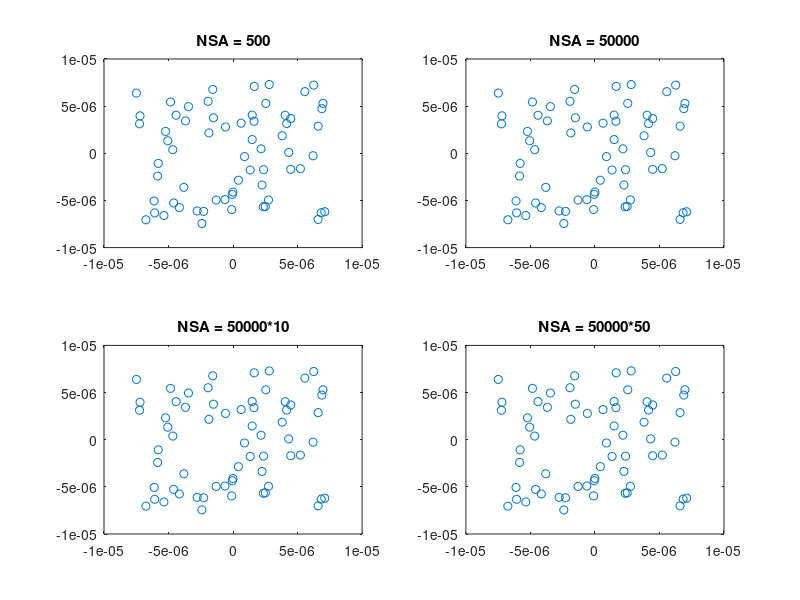

This chart was generated by the following MATLAB code:
clc;
hold off;
location_x     = load('Scatterers_x.txt');
location_y     = load('Scatterers_y.txt');
size(location_x)
counting_64_00 = load('visting_counter_00.txt');
counting_64_0  = load('visting_counter_0.txt');
counting_64    = load('visting_counter_1.txt');
counting_64_2  = load('visting_counter_2.txt');

location_x = location_x(1:64);
location_y = location_y(1:64);

min_64_00 = min(counting_64_00);
s = counting_64_00./min_64_00*50;
c = sqrt(counting_64_00);
subplot(2,2,1);
% original matlab code, changed so it displays correctly in octave
% scatter(location_x,location_y,s,c,'fill');
plot(location_x,location_y,'o');
title('NSA = 500');

min_64_0 = min(counting_64_0);
s = counting_64_0./min_64_0*50;
c = sqrt(counting_64_0);
subplot(2,2,2);
plot(location_x,location_y,'o');
title('NSA = 50000');

min_64 = min(counting_64);
s = counting_64./min_64*50;
c = sqrt(counting_64);
subplot(2,2,3);
plot(location_x,location_y,'o');
title('NSA = 50000*10');

min_64_2 = min(counting_64_2);
s = counting_64_2./min_64_2*50;
c = sqrt(counting_64_2);
subplot(2,2,4);
plot(location_x,location_y,'o');
title('NSA = 50000*50');


